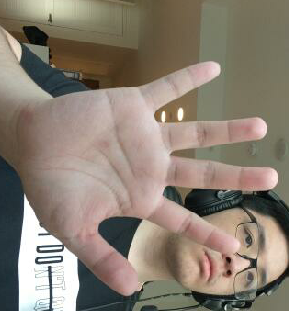
#> input picture Template/openHand.png, 289 x 311 px, given in place of the camera; the run also reads 1 picture not shown here
$ jupyter execute --allow-errors hw2.ipynb
#> lines starting #> are read from the running program, lines starting #| are printed output that depends on the picture; after the words box and inside, x2 and y2 are one past the last pixel; in counts of white or black regions, pixels touching at a corner belong together
#> further down, frame is the input picture: shape (311, 289, 3); mean B, G, R 114, 126.9, 138
#> `cv2.rectangle(frame, (100,100), (265,265), (0,255,0))`:
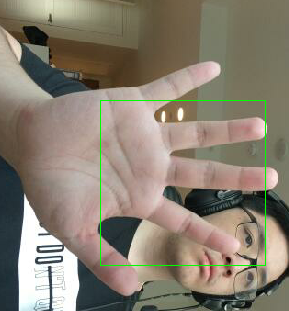
#> frame: shape (311, 289, 3); 0.73% of pixels changed, all inside (x1, y1, x2, y2) = (100, 100, 266, 266)
#> `roi = cv2.dilate(roi, (2,2))`:
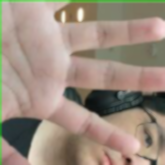
#> roi: shape (165, 165, 3); mean B, G, R 126.5, 140.4, 156.5
[cell 1]
import numpy as np
import cv2

[cell 2]
OPEN_HAND = './Pictures/openHand.png'
ROCK_HAND = './Pictures/rockHand.png'
SCISSOR_HAND = './Pictures/scissorHand.png'
START_HAND = './Pictures/startHand.png'

[cell 3]
def threshold(frame):
    # Skin detection and creating binary image based on detected skin
    w,h = frame.shape[0:2]
#> w = 165; h = 165
    img_thres = np.zeros((w,h), dtype="uint8")
    mask = np.logical_and.reduce([frame[:,:,0] >= 50, frame[:,:,1] >= 95, frame[:,:,2] >= 175])
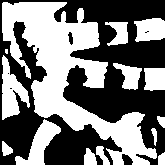
#> mask: shape (165, 165) bool; 47.7% white; 14 white regions (1 under 20 px), largest, box (x1, y1, x2, y2) and area: (2, 2, 157, 165) 8781, (2, 55, 30, 120) 921, (15, 119, 61, 165) 847
#> `img_thres = threshold(roi)`: img_thres: shape (165, 165); 47.7% white; 14 white regions (1 under 20 px)
    img_thres[mask] = 255

    return img_thres

def find_contour(img_thres):
    #Finds contours from a thresholded image. Returns the coordinates for drawing a rectangle.
    contours, hierarchy = cv2.findContours(img_thres, cv2.RETR_TREE, cv2.CHAIN_APPROX_SIMPLE)
#> contours = 19 contours, 5 with area under 20; largest, box (x1, y1, x2, y2) and area: (2, 2, 157, 165) 8310, (2, 55, 30, 120) 832, (15, 119, 61, 165) 774, (134, 18, 165, 42) 558, (144, 68, 165, 91) 405
    contour_output = cv2.cvtColor(np.zeros(np.shape(img_thres), dtype="uint8"), cv2.COLOR_GRAY2BGR)
#> contour_output: shape (165, 165, 3); every value is 0

    bound_rect = None

    if(len(contours) > 0):
        max_id = max(enumerate(contours), key=lambda x: cv2.contourArea(x[1]))[0]
#> max_id = 17
        max_size = cv2.contourArea(contours[max_id])
#> max_size = 8310
        bound_rect = cv2.boundingRect(contours[max_id])
#> bound_rect = (2, 2, 155, 163)
        hull = [cv2.convexHull(contours[max_id])]
#> hull = 1 contour; box (x1, y1, x2, y2) and area: (2, 2, 157, 165) 15034
        cv2.drawContours(contour_output, hull, -1, (255,0,0), 1, 8)
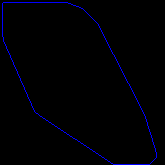
#> contour_output: shape (165, 165, 3); mean B, G, R 4.3, 0, 0

        contour_output = roi.copy()

        cv2.drawContours(contour_output, contours, max_id, (255,0,0), cv2.FILLED, 8)
        cv2.drawContours(contour_output, contours, max_id, (0,0,255), 2, 8)
        cv2.rectangle(contour_output, bound_rect, (0,255,0), 1,8,0)
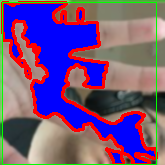
#> contour_output: shape (165, 165, 3); mean B, G, R 126.9, 81.6, 115.8
#> `bound_rect = find_contour(img_thres)`: bound_rect = (2, 2, 155, 163)
    cv2.imshow("Contour Output", contour_output)
    return bound_rect

[cell 4]
def detect_gesture(frame, cropped, method=cv2.TM_CCOEFF_NORMED):
    # Detects the hand gestures through the Normalized Correlation Coefficient method.
#> called with method = 5
    open_hand = cv2.imread(OPEN_HAND)
    scissor_hand = cv2.imread(SCISSOR_HAND)
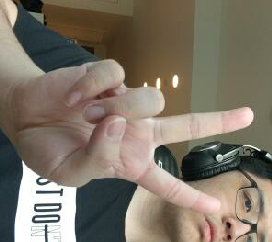
#> input picture Pictures/scissorHand.png, 272 x 242 px
#> scissor_hand is the input picture: shape (242, 272, 3); mean B, G, R 102.9, 116.6, 126
    rock_hand = cv2.imread(ROCK_HAND)
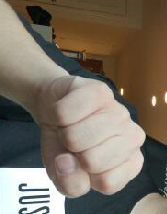
#> input picture Pictures/rockHand.png, 167 x 214 px
#> rock_hand is the input picture: shape (214, 167, 3); mean B, G, R 97.8, 111.5, 121.6
    start_hand = cv2.imread(START_HAND)

    open_hand = cv2.cvtColor(open_hand, cv2.COLOR_BGR2GRAY)
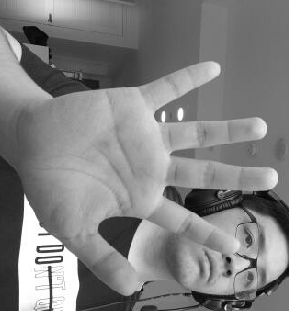
#> open_hand: shape (311, 289); min 1, max 255, mean 128.7
    scissor_hand = cv2.cvtColor(scissor_hand, cv2.COLOR_BGR2GRAY)
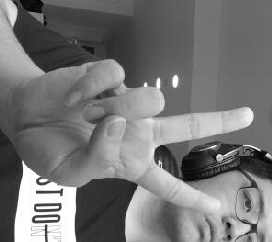
#> scissor_hand: shape (242, 272); min 1, max 255, mean 117.8
    rock_hand = cv2.cvtColor(rock_hand, cv2.COLOR_BGR2GRAY)
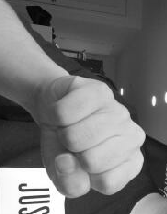
#> rock_hand: shape (214, 167); min 0, max 255, mean 113
    start_hand = cv2.cvtColor(start_hand, cv2.COLOR_BGR2GRAY)

    _,open_hand = cv2.threshold(open_hand, 180, 255,0)
    _,scissor_hand = cv2.threshold(scissor_hand, 180, 255, 0)
    _,rock_hand = cv2.threshold(rock_hand, 180,  255,0)
    _,start_hand = cv2.threshold(start_hand, 180,  255,0)

    max_val_dict = {'open': None, 'rock': None, 'scissor': None, 'start': None}

    try:
        res_open = cv2.matchTemplate(cropped,open_hand,method)
        res_rock = cv2.matchTemplate(cropped,rock_hand,method)
        res_scissor = cv2.matchTemplate(cropped,scissor_hand,method)
        res_start = cv2.matchTemplate(cropped,start_hand,method)

        _,max_val_open, _, _ = cv2.minMaxLoc(res_open)
        _,max_val_rock, _, _ = cv2.minMaxLoc(res_rock)
        _,max_val_scissor, _, _ = cv2.minMaxLoc(res_scissor)
        _,max_val_start, _, _ = cv2.minMaxLoc(res_start)

        max_val_dict['open'] = max_val_open
        max_val_dict['rock'] = max_val_rock
        max_val_dict['scissor'] = max_val_scissor
        max_val_dict['start'] = max_val_start

        maximum = max(max_val_dict.values(), key=float)

        if maximum == max_val_dict['open']:
            gesture = 'Open Hand'
        elif maximum == max_val_dict['rock']:
            gesture ='rock Hand'
        elif maximum == max_val_dict['scissor']:
            gesture ='scissor Hand'
        elif maximum == max_val_dict['start']:
            gesture = 'start'
        return gesture
    except Exception as e:
        print(e)
        pass

[cell 5]
cap = cv2.VideoCapture(0)

#> (the rest of this cell did not finish here and is left out)
